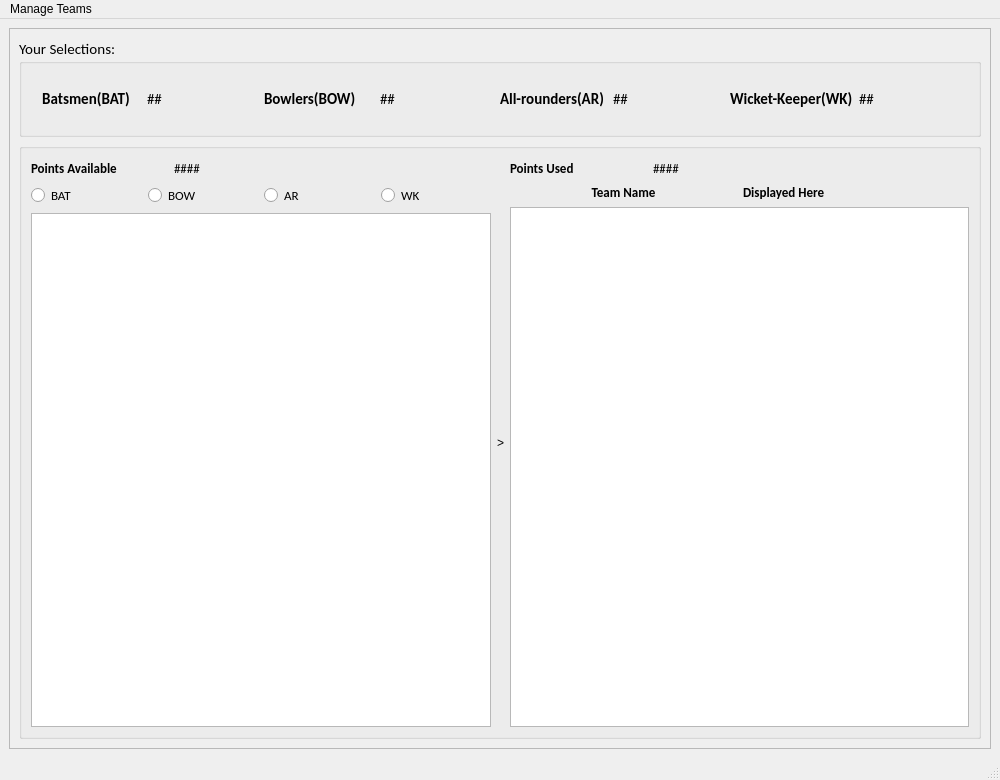
<?xml version="1.0" encoding="UTF-8"?>
<ui version="4.0">
 <class>MainWindow</class>
 <widget class="QMainWindow" name="MainWindow">
  <property name="geometry">
   <rect>
    <x>0</x>
    <y>0</y>
    <width>1000</width>
    <height>780</height>
   </rect>
  </property>
  <property name="windowTitle">
   <string>MainWindow</string>
  </property>
  <widget class="QWidget" name="centralwidget">
   <layout class="QGridLayout" name="gridLayout">
    <item row="0" column="0">
     <widget class="QFrame" name="frame">
      <property name="frameShape">
       <enum>QFrame::StyledPanel</enum>
      </property>
      <property name="frameShadow">
       <enum>QFrame::Raised</enum>
      </property>
      <layout class="QGridLayout" name="gridLayout_2" rowstretch="1,6">
       <item row="1" column="0">
        <widget class="QSplitter" name="splitter">
         <property name="orientation">
          <enum>Qt::Horizontal</enum>
         </property>
         <widget class="QGroupBox" name="horizontalGroupBox">
          <layout class="QHBoxLayout" name="horizontalLayout_2">
           <item>
            <layout class="QVBoxLayout" name="verticalLayout">
             <item>
              <layout class="QHBoxLayout" name="horizontalLayout_4">
               <item>
                <widget class="QLabel" name="PtAvLabel">
                 <property name="font">
                  <font>
                   <family>Calibri</family>
                   <pointsize>10</pointsize>
                   <weight>75</weight>
                   <bold>true</bold>
                  </font>
                 </property>
                 <property name="text">
                  <string>Points Available</string>
                 </property>
                </widget>
               </item>
               <item>
                <widget class="QLabel" name="PtAvNo">
                 <property name="font">
                  <font>
                   <family>Calibri</family>
                   <pointsize>10</pointsize>
                  </font>
                 </property>
                 <property name="text">
                  <string>####</string>
                 </property>
                </widget>
               </item>
               <item>
                <spacer name="horizontalSpacer">
                 <property name="orientation">
                  <enum>Qt::Horizontal</enum>
                 </property>
                 <property name="sizeType">
                  <enum>QSizePolicy::Fixed</enum>
                 </property>
                 <property name="sizeHint" stdset="0">
                  <size>
                   <width>180</width>
                   <height>20</height>
                  </size>
                 </property>
                </spacer>
               </item>
              </layout>
             </item>
             <item>
              <layout class="QHBoxLayout" name="horizontalLayout_5">
               <item>
                <widget class="QRadioButton" name="batRadio">
                 <property name="font">
                  <font>
                   <family>Calibri</family>
                   <pointsize>10</pointsize>
                  </font>
                 </property>
                 <property name="text">
                  <string>BAT</string>
                 </property>
                </widget>
               </item>
               <item>
                <widget class="QRadioButton" name="bowRadio">
                 <property name="font">
                  <font>
                   <family>Calibri</family>
                   <pointsize>10</pointsize>
                  </font>
                 </property>
                 <property name="text">
                  <string>BOW</string>
                 </property>
                </widget>
               </item>
               <item>
                <widget class="QRadioButton" name="arRadio">
                 <property name="font">
                  <font>
                   <family>Calibri</family>
                   <pointsize>10</pointsize>
                  </font>
                 </property>
                 <property name="text">
                  <string>AR</string>
                 </property>
                </widget>
               </item>
               <item>
                <widget class="QRadioButton" name="wkRadio">
                 <property name="font">
                  <font>
                   <family>Calibri</family>
                   <pointsize>10</pointsize>
                  </font>
                 </property>
                 <property name="text">
                  <string>WK</string>
                 </property>
                </widget>
               </item>
              </layout>
             </item>
             <item>
              <widget class="QListWidget" name="listWidget"/>
             </item>
            </layout>
           </item>
           <item>
            <widget class="QLabel" name="label_5">
             <property name="maximumSize">
              <size>
               <width>20</width>
               <height>16777215</height>
              </size>
             </property>
             <property name="text">
              <string>&gt;</string>
             </property>
             <property name="alignment">
              <set>Qt::AlignCenter</set>
             </property>
            </widget>
           </item>
           <item>
            <layout class="QVBoxLayout" name="verticalLayout_2">
             <item>
              <layout class="QHBoxLayout" name="horizontalLayout_7">
               <item>
                <widget class="QLabel" name="PtUsLabel">
                 <property name="font">
                  <font>
                   <family>Calibri</family>
                   <pointsize>10</pointsize>
                   <weight>75</weight>
                   <bold>true</bold>
                  </font>
                 </property>
                 <property name="text">
                  <string>Points Used </string>
                 </property>
                </widget>
               </item>
               <item>
                <widget class="QLabel" name="PtUsNo">
                 <property name="font">
                  <font>
                   <family>Calibri</family>
                   <pointsize>10</pointsize>
                  </font>
                 </property>
                 <property name="text">
                  <string>####</string>
                 </property>
                </widget>
               </item>
               <item>
                <spacer name="horizontalSpacer_2">
                 <property name="orientation">
                  <enum>Qt::Horizontal</enum>
                 </property>
                 <property name="sizeType">
                  <enum>QSizePolicy::Fixed</enum>
                 </property>
                 <property name="sizeHint" stdset="0">
                  <size>
                   <width>180</width>
                   <height>20</height>
                  </size>
                 </property>
                </spacer>
               </item>
              </layout>
             </item>
             <item>
              <layout class="QHBoxLayout" name="horizontalLayout_3">
               <item>
                <widget class="QLabel" name="TeamLabel">
                 <property name="font">
                  <font>
                   <family>Calibri</family>
                   <pointsize>10</pointsize>
                   <weight>75</weight>
                   <bold>true</bold>
                  </font>
                 </property>
                 <property name="text">
                  <string>Team Name</string>
                 </property>
                 <property name="alignment">
                  <set>Qt::AlignCenter</set>
                 </property>
                </widget>
               </item>
               <item>
                <widget class="QLabel" name="TeamName">
                 <property name="font">
                  <font>
                   <family>Calibri</family>
                   <pointsize>10</pointsize>
                   <weight>75</weight>
                   <bold>true</bold>
                  </font>
                 </property>
                 <property name="text">
                  <string>Displayed Here</string>
                 </property>
                </widget>
               </item>
              </layout>
             </item>
             <item>
              <widget class="QListWidget" name="listWidget_2"/>
             </item>
            </layout>
           </item>
          </layout>
         </widget>
        </widget>
       </item>
       <item row="0" column="0">
        <widget class="QGroupBox" name="groupBox">
         <property name="font">
          <font>
           <family>Calibri</family>
           <pointsize>11</pointsize>
          </font>
         </property>
         <property name="title">
          <string>Your Selections:</string>
         </property>
         <layout class="QHBoxLayout" name="horizontalLayout">
          <item>
           <widget class="QLabel" name="bMenLabel">
            <property name="font">
             <font>
              <family>Calibri</family>
              <pointsize>11</pointsize>
              <weight>75</weight>
              <bold>true</bold>
             </font>
            </property>
            <property name="text">
             <string>Batsmen(BAT)</string>
            </property>
            <property name="alignment">
             <set>Qt::AlignCenter</set>
            </property>
           </widget>
          </item>
          <item>
           <widget class="QLabel" name="BMenNo">
            <property name="font">
             <font>
              <weight>50</weight>
              <bold>false</bold>
             </font>
            </property>
            <property name="autoFillBackground">
             <bool>false</bool>
            </property>
            <property name="text">
             <string>##</string>
            </property>
            <property name="alignment">
             <set>Qt::AlignLeading|Qt::AlignLeft|Qt::AlignVCenter</set>
            </property>
           </widget>
          </item>
          <item>
           <widget class="QLabel" name="bowLabel">
            <property name="font">
             <font>
              <weight>75</weight>
              <bold>true</bold>
             </font>
            </property>
            <property name="text">
             <string>Bowlers(BOW)</string>
            </property>
           </widget>
          </item>
          <item>
           <widget class="QLabel" name="bowNo">
            <property name="text">
             <string>##</string>
            </property>
           </widget>
          </item>
          <item>
           <widget class="QLabel" name="ARLabel">
            <property name="font">
             <font>
              <weight>75</weight>
              <bold>true</bold>
             </font>
            </property>
            <property name="text">
             <string>All-rounders(AR)</string>
            </property>
            <property name="alignment">
             <set>Qt::AlignCenter</set>
            </property>
           </widget>
          </item>
          <item>
           <widget class="QLabel" name="ARNo">
            <property name="text">
             <string>##</string>
            </property>
           </widget>
          </item>
          <item>
           <widget class="QLabel" name="WKLabel">
            <property name="font">
             <font>
              <weight>75</weight>
              <bold>true</bold>
             </font>
            </property>
            <property name="text">
             <string>Wicket-Keeper(WK)</string>
            </property>
           </widget>
          </item>
          <item>
           <widget class="QLabel" name="WKNo">
            <property name="text">
             <string>##</string>
            </property>
           </widget>
          </item>
         </layout>
        </widget>
       </item>
      </layout>
     </widget>
    </item>
   </layout>
  </widget>
  <widget class="QMenuBar" name="menubar">
   <property name="geometry">
    <rect>
     <x>0</x>
     <y>0</y>
     <width>1000</width>
     <height>26</height>
    </rect>
   </property>
   <widget class="QMenu" name="menuManage_Teams">
    <property name="title">
     <string>Manage Teams</string>
    </property>
    <addaction name="actionNEW"/>
    <addaction name="separator"/>
    <addaction name="actionOPEN"/>
    <addaction name="separator"/>
    <addaction name="actionSAVE"/>
    <addaction name="separator"/>
    <addaction name="actionEVALUATE"/>
   </widget>
   <addaction name="menuManage_Teams"/>
  </widget>
  <widget class="QStatusBar" name="statusbar"/>
  <action name="actionNEW">
   <property name="text">
    <string>NEW Team</string>
   </property>
   <property name="shortcut">
    <string>Ctrl+N</string>
   </property>
   <property name="shortcutContext">
    <enum>Qt::WindowShortcut</enum>
   </property>
  </action>
  <action name="actionOPEN">
   <property name="text">
    <string>OPEN Team</string>
   </property>
   <property name="shortcut">
    <string>Ctrl+O</string>
   </property>
  </action>
  <action name="actionSAVE">
   <property name="text">
    <string>SAVE Team</string>
   </property>
   <property name="shortcut">
    <string>Ctrl+S</string>
   </property>
  </action>
  <action name="actionEVALUATE">
   <property name="text">
    <string>EVALUATE Team</string>
   </property>
   <property name="shortcut">
    <string>Ctrl+E</string>
   </property>
  </action>
 </widget>
 <resources/>
 <connections/>
</ui>
